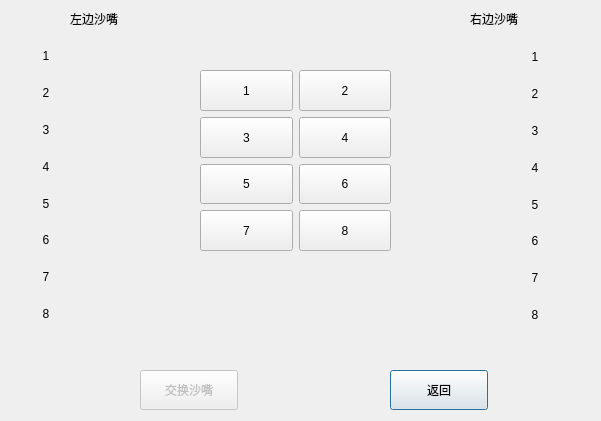
<?xml version="1.0" encoding="UTF-8"?>
<ui version="4.0">
 <class>QShazuiExchForm</class>
 <widget class="QDialog" name="QShazuiExchForm">
  <property name="geometry">
   <rect>
    <x>0</x>
    <y>0</y>
    <width>601</width>
    <height>421</height>
   </rect>
  </property>
  <property name="maximumSize">
   <size>
    <width>1524</width>
    <height>16777215</height>
   </size>
  </property>
  <property name="windowTitle">
   <string>Dialog</string>
  </property>
  <widget class="QLabel" name="label_9">
   <property name="geometry">
    <rect>
     <x>70</x>
     <y>10</y>
     <width>81</width>
     <height>17</height>
    </rect>
   </property>
   <property name="text">
    <string>左边沙嘴</string>
   </property>
  </widget>
  <widget class="QLabel" name="label_10">
   <property name="geometry">
    <rect>
     <x>470</x>
     <y>10</y>
     <width>81</width>
     <height>17</height>
    </rect>
   </property>
   <property name="text">
    <string>右边沙嘴</string>
   </property>
  </widget>
  <widget class="QPushButton" name="pushButton_4">
   <property name="enabled">
    <bool>false</bool>
   </property>
   <property name="geometry">
    <rect>
     <x>140</x>
     <y>370</y>
     <width>98</width>
     <height>40</height>
    </rect>
   </property>
   <property name="minimumSize">
    <size>
     <width>0</width>
     <height>40</height>
    </size>
   </property>
   <property name="focusPolicy">
    <enum>Qt::NoFocus</enum>
   </property>
   <property name="text">
    <string>交换沙嘴</string>
   </property>
  </widget>
  <widget class="QPushButton" name="pushButton_6">
   <property name="geometry">
    <rect>
     <x>390</x>
     <y>370</y>
     <width>98</width>
     <height>40</height>
    </rect>
   </property>
   <property name="minimumSize">
    <size>
     <width>0</width>
     <height>40</height>
    </size>
   </property>
   <property name="text">
    <string>返回</string>
   </property>
  </widget>
  <widget class="QWidget" name="layoutWidget">
   <property name="geometry">
    <rect>
     <x>200</x>
     <y>70</y>
     <width>191</width>
     <height>181</height>
    </rect>
   </property>
   <layout class="QGridLayout" name="gridLayout">
    <item row="0" column="0">
     <widget class="QPushButton" name="pushButton01">
      <property name="sizePolicy">
       <sizepolicy hsizetype="Preferred" vsizetype="Preferred">
        <horstretch>0</horstretch>
        <verstretch>0</verstretch>
       </sizepolicy>
      </property>
      <property name="focusPolicy">
       <enum>Qt::NoFocus</enum>
      </property>
      <property name="text">
       <string>1</string>
      </property>
     </widget>
    </item>
    <item row="0" column="1">
     <widget class="QPushButton" name="pushButton02">
      <property name="sizePolicy">
       <sizepolicy hsizetype="Preferred" vsizetype="Preferred">
        <horstretch>0</horstretch>
        <verstretch>0</verstretch>
       </sizepolicy>
      </property>
      <property name="focusPolicy">
       <enum>Qt::NoFocus</enum>
      </property>
      <property name="text">
       <string>2</string>
      </property>
     </widget>
    </item>
    <item row="1" column="0">
     <widget class="QPushButton" name="pushButton03">
      <property name="sizePolicy">
       <sizepolicy hsizetype="Preferred" vsizetype="Preferred">
        <horstretch>0</horstretch>
        <verstretch>0</verstretch>
       </sizepolicy>
      </property>
      <property name="focusPolicy">
       <enum>Qt::NoFocus</enum>
      </property>
      <property name="text">
       <string>3</string>
      </property>
     </widget>
    </item>
    <item row="1" column="1">
     <widget class="QPushButton" name="pushButton04">
      <property name="sizePolicy">
       <sizepolicy hsizetype="Preferred" vsizetype="Preferred">
        <horstretch>0</horstretch>
        <verstretch>0</verstretch>
       </sizepolicy>
      </property>
      <property name="focusPolicy">
       <enum>Qt::NoFocus</enum>
      </property>
      <property name="text">
       <string>4</string>
      </property>
     </widget>
    </item>
    <item row="2" column="0">
     <widget class="QPushButton" name="pushButton05">
      <property name="sizePolicy">
       <sizepolicy hsizetype="Preferred" vsizetype="Preferred">
        <horstretch>0</horstretch>
        <verstretch>0</verstretch>
       </sizepolicy>
      </property>
      <property name="focusPolicy">
       <enum>Qt::NoFocus</enum>
      </property>
      <property name="text">
       <string>5</string>
      </property>
     </widget>
    </item>
    <item row="2" column="1">
     <widget class="QPushButton" name="pushButton06">
      <property name="sizePolicy">
       <sizepolicy hsizetype="Preferred" vsizetype="Preferred">
        <horstretch>0</horstretch>
        <verstretch>0</verstretch>
       </sizepolicy>
      </property>
      <property name="focusPolicy">
       <enum>Qt::NoFocus</enum>
      </property>
      <property name="text">
       <string>6</string>
      </property>
     </widget>
    </item>
    <item row="3" column="0">
     <widget class="QPushButton" name="pushButton07">
      <property name="sizePolicy">
       <sizepolicy hsizetype="Preferred" vsizetype="Preferred">
        <horstretch>0</horstretch>
        <verstretch>0</verstretch>
       </sizepolicy>
      </property>
      <property name="focusPolicy">
       <enum>Qt::NoFocus</enum>
      </property>
      <property name="text">
       <string>7</string>
      </property>
     </widget>
    </item>
    <item row="3" column="1">
     <widget class="QPushButton" name="pushButton08">
      <property name="sizePolicy">
       <sizepolicy hsizetype="Preferred" vsizetype="Preferred">
        <horstretch>0</horstretch>
        <verstretch>0</verstretch>
       </sizepolicy>
      </property>
      <property name="focusPolicy">
       <enum>Qt::NoFocus</enum>
      </property>
      <property name="text">
       <string>8</string>
      </property>
     </widget>
    </item>
   </layout>
  </widget>
  <widget class="QLabel" name="label01">
   <property name="geometry">
    <rect>
     <x>31</x>
     <y>41</y>
     <width>30</width>
     <height>30</height>
    </rect>
   </property>
   <property name="minimumSize">
    <size>
     <width>30</width>
     <height>30</height>
    </size>
   </property>
   <property name="text">
    <string>1</string>
   </property>
   <property name="alignment">
    <set>Qt::AlignCenter</set>
   </property>
  </widget>
  <widget class="QLabel" name="label02">
   <property name="geometry">
    <rect>
     <x>31</x>
     <y>78</y>
     <width>30</width>
     <height>30</height>
    </rect>
   </property>
   <property name="minimumSize">
    <size>
     <width>30</width>
     <height>30</height>
    </size>
   </property>
   <property name="text">
    <string>2</string>
   </property>
   <property name="alignment">
    <set>Qt::AlignCenter</set>
   </property>
  </widget>
  <widget class="QLabel" name="label03">
   <property name="geometry">
    <rect>
     <x>31</x>
     <y>115</y>
     <width>30</width>
     <height>30</height>
    </rect>
   </property>
   <property name="minimumSize">
    <size>
     <width>30</width>
     <height>30</height>
    </size>
   </property>
   <property name="text">
    <string>3</string>
   </property>
   <property name="alignment">
    <set>Qt::AlignCenter</set>
   </property>
  </widget>
  <widget class="QLabel" name="label04">
   <property name="geometry">
    <rect>
     <x>31</x>
     <y>152</y>
     <width>30</width>
     <height>30</height>
    </rect>
   </property>
   <property name="minimumSize">
    <size>
     <width>30</width>
     <height>30</height>
    </size>
   </property>
   <property name="text">
    <string>4</string>
   </property>
   <property name="alignment">
    <set>Qt::AlignCenter</set>
   </property>
  </widget>
  <widget class="QLabel" name="label05">
   <property name="geometry">
    <rect>
     <x>31</x>
     <y>189</y>
     <width>30</width>
     <height>30</height>
    </rect>
   </property>
   <property name="minimumSize">
    <size>
     <width>30</width>
     <height>30</height>
    </size>
   </property>
   <property name="text">
    <string>5</string>
   </property>
   <property name="alignment">
    <set>Qt::AlignCenter</set>
   </property>
  </widget>
  <widget class="QLabel" name="label06">
   <property name="geometry">
    <rect>
     <x>31</x>
     <y>225</y>
     <width>30</width>
     <height>30</height>
    </rect>
   </property>
   <property name="minimumSize">
    <size>
     <width>30</width>
     <height>30</height>
    </size>
   </property>
   <property name="text">
    <string>6</string>
   </property>
   <property name="alignment">
    <set>Qt::AlignCenter</set>
   </property>
  </widget>
  <widget class="QLabel" name="label07">
   <property name="geometry">
    <rect>
     <x>31</x>
     <y>262</y>
     <width>30</width>
     <height>30</height>
    </rect>
   </property>
   <property name="minimumSize">
    <size>
     <width>30</width>
     <height>30</height>
    </size>
   </property>
   <property name="text">
    <string>7</string>
   </property>
   <property name="alignment">
    <set>Qt::AlignCenter</set>
   </property>
  </widget>
  <widget class="QLabel" name="label08">
   <property name="geometry">
    <rect>
     <x>31</x>
     <y>299</y>
     <width>30</width>
     <height>30</height>
    </rect>
   </property>
   <property name="minimumSize">
    <size>
     <width>30</width>
     <height>30</height>
    </size>
   </property>
   <property name="text">
    <string>8</string>
   </property>
   <property name="alignment">
    <set>Qt::AlignCenter</set>
   </property>
  </widget>
  <widget class="QLabel" name="label11">
   <property name="geometry">
    <rect>
     <x>520</x>
     <y>42</y>
     <width>30</width>
     <height>30</height>
    </rect>
   </property>
   <property name="minimumSize">
    <size>
     <width>30</width>
     <height>30</height>
    </size>
   </property>
   <property name="text">
    <string>1</string>
   </property>
   <property name="alignment">
    <set>Qt::AlignCenter</set>
   </property>
  </widget>
  <widget class="QLabel" name="label12">
   <property name="geometry">
    <rect>
     <x>520</x>
     <y>79</y>
     <width>30</width>
     <height>30</height>
    </rect>
   </property>
   <property name="minimumSize">
    <size>
     <width>30</width>
     <height>30</height>
    </size>
   </property>
   <property name="text">
    <string>2</string>
   </property>
   <property name="alignment">
    <set>Qt::AlignCenter</set>
   </property>
  </widget>
  <widget class="QLabel" name="label13">
   <property name="geometry">
    <rect>
     <x>520</x>
     <y>116</y>
     <width>30</width>
     <height>30</height>
    </rect>
   </property>
   <property name="minimumSize">
    <size>
     <width>30</width>
     <height>30</height>
    </size>
   </property>
   <property name="text">
    <string>3</string>
   </property>
   <property name="alignment">
    <set>Qt::AlignCenter</set>
   </property>
  </widget>
  <widget class="QLabel" name="label14">
   <property name="geometry">
    <rect>
     <x>520</x>
     <y>153</y>
     <width>30</width>
     <height>30</height>
    </rect>
   </property>
   <property name="minimumSize">
    <size>
     <width>30</width>
     <height>30</height>
    </size>
   </property>
   <property name="text">
    <string>4</string>
   </property>
   <property name="alignment">
    <set>Qt::AlignCenter</set>
   </property>
  </widget>
  <widget class="QLabel" name="label15">
   <property name="geometry">
    <rect>
     <x>520</x>
     <y>190</y>
     <width>30</width>
     <height>30</height>
    </rect>
   </property>
   <property name="minimumSize">
    <size>
     <width>30</width>
     <height>30</height>
    </size>
   </property>
   <property name="text">
    <string>5</string>
   </property>
   <property name="alignment">
    <set>Qt::AlignCenter</set>
   </property>
  </widget>
  <widget class="QLabel" name="label16">
   <property name="geometry">
    <rect>
     <x>520</x>
     <y>226</y>
     <width>30</width>
     <height>30</height>
    </rect>
   </property>
   <property name="minimumSize">
    <size>
     <width>30</width>
     <height>30</height>
    </size>
   </property>
   <property name="text">
    <string>6</string>
   </property>
   <property name="alignment">
    <set>Qt::AlignCenter</set>
   </property>
  </widget>
  <widget class="QLabel" name="label17">
   <property name="geometry">
    <rect>
     <x>520</x>
     <y>263</y>
     <width>30</width>
     <height>30</height>
    </rect>
   </property>
   <property name="minimumSize">
    <size>
     <width>30</width>
     <height>30</height>
    </size>
   </property>
   <property name="text">
    <string>7</string>
   </property>
   <property name="alignment">
    <set>Qt::AlignCenter</set>
   </property>
  </widget>
  <widget class="QLabel" name="label18">
   <property name="geometry">
    <rect>
     <x>520</x>
     <y>300</y>
     <width>30</width>
     <height>30</height>
    </rect>
   </property>
   <property name="minimumSize">
    <size>
     <width>30</width>
     <height>30</height>
    </size>
   </property>
   <property name="text">
    <string>8</string>
   </property>
   <property name="alignment">
    <set>Qt::AlignCenter</set>
   </property>
  </widget>
 </widget>
 <resources/>
 <connections/>
</ui>
